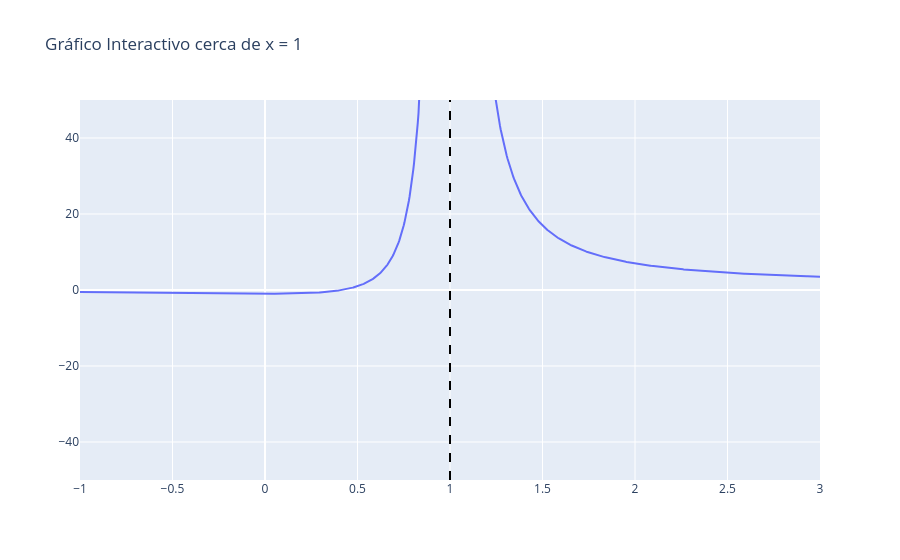

The notebook cell saved with this chart:
### Markdown cell above
Para estos ejercicios, necesitamos una función ligeramente diferente a la anterior, ya que aquí los límites no tienden al infinito, sino a **puntos específicos** (asíntotas verticales). La aproximación tabular debe hacerse con valores muy cercanos al punto crítico por izquierda y derecha.

Aquí tienes la función de Python diseñada para estos casos:

### Code cell
import numpy as np
import pandas as pd
import sympy as sp
import matplotlib.pyplot as plt
import plotly.graph_objects as go

def analizar_limite_punto(f_expr, punto, lateral=None):
    """
    Analiza límites en un punto específico (asíntotas).
    
    Args:
        f_expr: Expresión de SymPy.
        punto: El valor de x al que tiende el límite.
        lateral: None (bilateral), "+" (derecha) o "-" (izquierda).
    """
    x = sp.Symbol('x')
    
    # --- CORRECCIÓN AQUÍ ---
    # SymPy usa '+-' para límites bilaterales, no 'bidirectional'
    dir_symbol = '+-' if lateral is None else lateral
    
    # 1. Cálculo Simbólico con SymPy
    limite_valor = sp.limit(f_expr, x, punto, dir=dir_symbol)
    
    print(f"--- Análisis para x -> {punto} {'(por ' + lateral + ')' if lateral else ''} ---")
    print(f"Valor del límite (SymPy): {limite_valor}\n")

    # 2. Análisis Tabular con Pandas
    delta = [0.1, 0.01, 0.001, 0.0001]
    
    if lateral == "-":
        valores_x = [punto - d for d in delta]
    elif lateral == "+":
        valores_x = [punto + d for d in delta]
    else: # Bilateral (mostramos ambos lados en la tabla)
        izq = [punto - d for d in reversed(delta)]
        der = [punto + d for d in delta]
        valores_x = izq + der
    
    f_num = sp.lambdify(x, f_expr, 'numpy')
    
    # Manejo de errores para división por cero
    resultados_y = []
    for val in valores_x:
        try:
            res = float(f_num(val))
        except (ZeroDivisionError, RuntimeWarning):
            res = np.nan
        resultados_y.append(res)

    df = pd.DataFrame({'x': valores_x, 'f(x)': resultados_y})
    print("Aproximación Tabular:")
    print(df.to_string(index=False))
    print("-" * 40)

    # 3. Visualización Gráfica (Matplotlib)
    rango = 2
    x_plot = np.linspace(punto - rango, punto + rango, 1000)
    # Filtramos valores extremadamente altos para que el gráfico sea legible
    y_plot = f_num(x_plot)
    y_plot[np.abs(y_plot) > 100] = np.nan 

    plt.figure(figsize=(10, 5))
    plt.plot(x_plot, y_plot, label=f'$f(x) = {sp.latex(f_expr)}$')
    plt.axvline(x=punto, color='k', linestyle='--', label=f'x = {punto}')
    plt.title(f"Comportamiento cerca de x = {punto}")
    plt.ylim(-50, 50) 
    plt.grid(True)
    plt.legend()
    plt.savefig(f"limite_{punto}_{lateral if lateral else 'bilateral'}.png")
    plt.show()

    # 4. Visualización Interactiva (Plotly)
    fig = go.Figure()
    fig.add_trace(go.Scatter(x=x_plot, y=y_plot, name='f(x)'))
    fig.add_vline(x=punto, line_dash="dash", line_color="black")
    fig.update_layout(title=f"Gráfico Interactivo cerca de x = {punto}", yaxis_range=[-50, 50])
    fig.write_image(f"limite_{punto}_{lateral if lateral else 'bilateral'}_interactive.png")
    fig.show()

# --- PRUEBA CON EL EJERCICIO (a) ---
x = sp.Symbol('x')
f_a = (x**2 + 2*x - 1) / (x - 1)**2
analizar_limite_punto(f_a, 1)

### Figure 1 — Plotly figure (JSON) as saved in the notebook; plotly's stock layout.template omitted (floating-point values rounded to 4 significant figures; data arrays with more than 128 entries replaced by an {"elided": "..."} marker saying what was removed)
{"data": [{"name": "f(x)", "type": "scatter", "x": {"elided": "1000 float values"}, "y": {"elided": "1000 float values"}}], "layout": {"shapes": [{"line": {"color": "black", "dash": "dash"}, "type": "line", "x0": 1, "x1": 1, "xref": "x", "y0": 0, "y1": 1, "yref": "y domain"}], "title": {"text": "Gráfico Interactivo cerca de x = 1"}, "yaxis": {"range": [-50, 50]}}}
